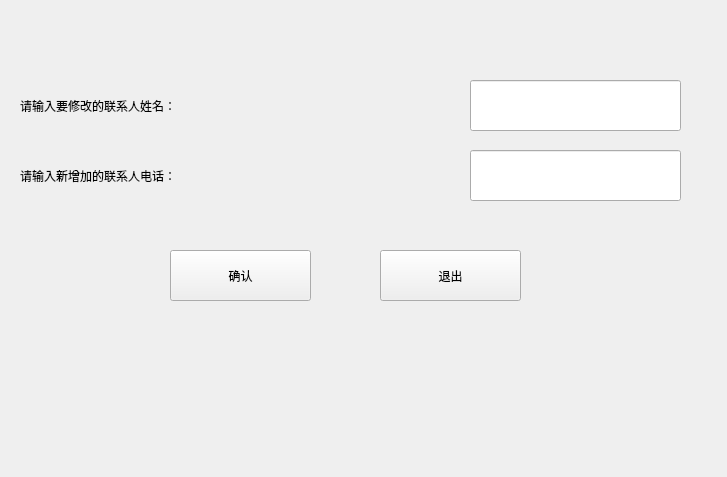
<?xml version="1.0" encoding="UTF-8"?>
<ui version="4.0">
 <class>addpeoplenumber</class>
 <widget class="QWidget" name="addpeoplenumber">
  <property name="geometry">
   <rect>
    <x>0</x>
    <y>0</y>
    <width>727</width>
    <height>477</height>
   </rect>
  </property>
  <property name="windowTitle">
   <string>Form</string>
  </property>
  <widget class="QPushButton" name="quit">
   <property name="geometry">
    <rect>
     <x>380</x>
     <y>250</y>
     <width>141</width>
     <height>51</height>
    </rect>
   </property>
   <property name="styleSheet">
    <string notr="true">font: 14pt &quot;微软雅黑&quot;;</string>
   </property>
   <property name="text">
    <string>退出</string>
   </property>
  </widget>
  <widget class="QLineEdit" name="Name">
   <property name="geometry">
    <rect>
     <x>470</x>
     <y>80</y>
     <width>211</width>
     <height>51</height>
    </rect>
   </property>
   <property name="styleSheet">
    <string notr="true">font: 14pt &quot;微软雅黑&quot;;</string>
   </property>
  </widget>
  <widget class="QPushButton" name="ok">
   <property name="geometry">
    <rect>
     <x>170</x>
     <y>250</y>
     <width>141</width>
     <height>51</height>
    </rect>
   </property>
   <property name="styleSheet">
    <string notr="true">font: 14pt &quot;微软雅黑&quot;;</string>
   </property>
   <property name="text">
    <string>确认</string>
   </property>
  </widget>
  <widget class="QLabel" name="label">
   <property name="geometry">
    <rect>
     <x>20</x>
     <y>80</y>
     <width>431</width>
     <height>51</height>
    </rect>
   </property>
   <property name="styleSheet">
    <string notr="true">font: 14pt &quot;微软雅黑&quot;;</string>
   </property>
   <property name="text">
    <string>请输入要修改的联系人姓名：</string>
   </property>
  </widget>
  <widget class="QLineEdit" name="Newnumber">
   <property name="geometry">
    <rect>
     <x>470</x>
     <y>150</y>
     <width>211</width>
     <height>51</height>
    </rect>
   </property>
   <property name="styleSheet">
    <string notr="true">font: 14pt &quot;微软雅黑&quot;;</string>
   </property>
  </widget>
  <widget class="QLabel" name="label_2">
   <property name="geometry">
    <rect>
     <x>20</x>
     <y>150</y>
     <width>431</width>
     <height>51</height>
    </rect>
   </property>
   <property name="styleSheet">
    <string notr="true">font: 14pt &quot;微软雅黑&quot;;</string>
   </property>
   <property name="text">
    <string>请输入新增加的联系人电话：</string>
   </property>
  </widget>
 </widget>
 <resources/>
 <connections/>
</ui>
